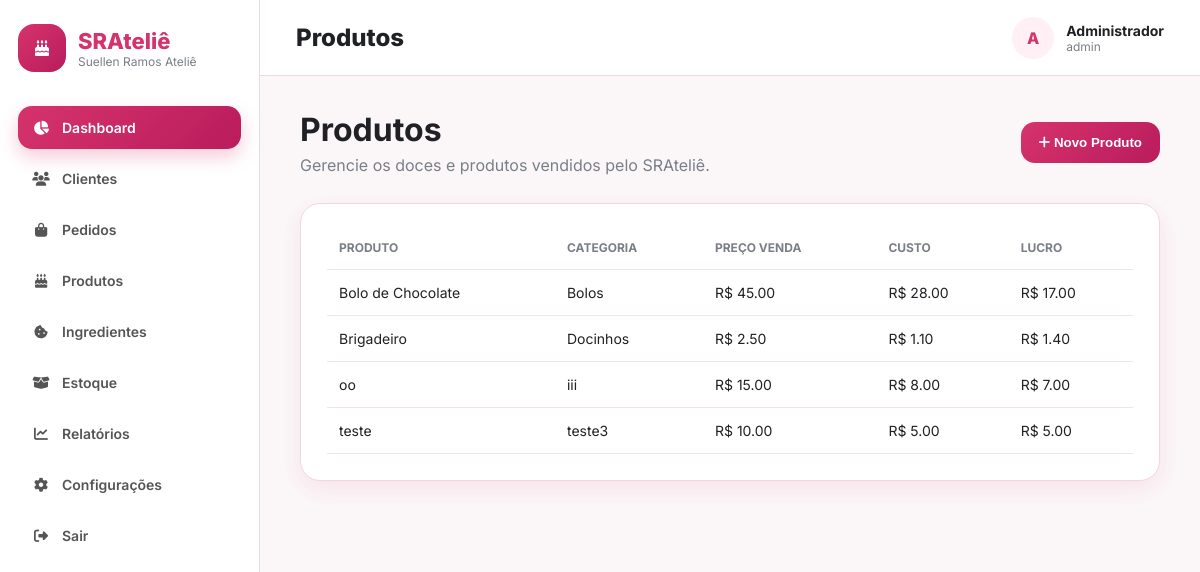
Page /produtos (signed in) on the committed database.
### models.py (models this page shows, shortened)
class Produto(db.Model):
    id = db.Column(db.Integer, primary_key=True)
    nome = db.Column(db.String(100), nullable=False)
    descricao = db.Column(db.Text)
    categoria = db.Column(db.String(100))
    preco_venda = db.Column(db.Float, nullable=False)
    custo_producao = db.Column(db.Float, nullable=False)
    tempo_producao = db.Column(db.Integer)
    ativo = db.Column(db.Boolean, default=True)

### app.py (the view)
@app.route('/produtos')
@login_required
def produtos():
    return render_template('produtos.html', produtos=Produto.query.order_by(Produto.nome).all())

### app.py (called while the page is built)
def login_required(f):
    @wraps(f)
    def decorated(*args, **kwargs):
        if 'logged_in' not in session:
            return redirect(url_for('login'))
        return f(*args, **kwargs)
    return decorated

### templates/produtos.html (shortened to what this page needs)
{% extends "base.html" %}
{% block title %}Produtos{% endblock %}
{% block content %}
<div class="page-head">
    <div>
        <h1>Produtos</h1>
        <p>Gerencie os doces e produtos vendidos pelo SRAteliê.</p>
    </div>
    <button class="btn-primary" onclick="abrirModalProduto()">
        <i class="fas fa-plus"></i>
        Novo Produto
    </button>
</div>
<div class="card">
    <div class="card-body">
        <table>
            <thead>
                <tr>
                    <th>Produto</th>
                    <th>Categoria</th>
                    <th>Preço Venda</th>
                    <th>Custo</th>
                    <th>Lucro</th>
                </tr>
            </thead>
            <tbody>
                {% for produto in produtos %}
                <tr>
                    <td>{{ produto.nome }}</td>
                    <td>{{ produto.categoria }}</td>
                    <td>R$ {{ "%.2f"|format(produto.preco_venda) }}</td>
                    <td>R$ {{ "%.2f"|format(produto.custo_producao) }}</td>
                    <td>R$ {{ "%.2f"|format(produto.preco_venda - produto.custo_producao) }}</td>
                </tr>
                {% endfor %}
            </tbody>
        </table>
    </div>
</div>
{% endblock %}

### static/css/style.css (style rules this page uses)
:root { --pink: #d6336c; --pink-dark: #b91c5c; --pink-light: #fff0f6; --bg: #fbf7f9; --white: #fff; --text: #202124; --muted: #7a7f87; --border: #efd8e2; --shadow: 0 8px 24px rgba(214, 51, 108, .10); }
* { box-sizing: border-box; }
body { margin: 0; font-family: 'Inter', sans-serif; background: var(--bg); color: var(--text); }
.stat-card, .card { background: var(--white); border: 1px solid var(--border); border-radius: 20px; box-shadow: var(--shadow); }
.card-body { padding: 22px 26px 26px; }
table { width: 100%; border-collapse: collapse; }
th, td { text-align: left; padding: 14px 12px; border-bottom: 1px solid #f1e4ea; font-size: 14px; }
th { color: var(--muted); font-size: 12px; text-transform: uppercase; }
.nav-item, .stat-card, .card, .date-pill, .btn-login { transition: all 0.25s ease; }
tbody tr { transition: 0.2s ease; }
.card { transition: 0.3s ease !important; }
.page-head { display: flex; justify-content: space-between; align-items: center; margin-bottom: 28px; }
.page-head h1 { margin: 0; font-size: 32px; }
.page-head p { color: var(--muted); margin: 6px 0 0; }
.btn-primary { border: none; background: linear-gradient(135deg, var(--pink), var(--pink-dark)); color: white; padding: 13px 18px; border-radius: 14px; font-weight: 700; cursor: pointer; }

### rows in the picture
Produto: nome "Bolo de Chocolate", categoria "Bolos", preco_venda "45.00", custo_producao "28.00", produto.preco_venda-produto.custo_producao "17.00"
Produto: nome "Brigadeiro", categoria "Docinhos", preco_venda "2.50", custo_producao "1.10", produto.preco_venda-produto.custo_producao "1.40"
Produto: nome "oo", categoria "iii", preco_venda "15.00", custo_producao "8.00", produto.preco_venda-produto.custo_producao "7.00"
Produto: nome "teste", categoria "teste3", preco_venda "10.00", custo_producao "5.00", produto.preco_venda-produto.custo_producao "5.00"
